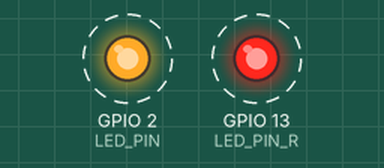
This sketch was run on a simulated ESP32. Shown: output pins drawn as LEDs (lit = HIGH). Dashed ring = blinking.

Above: at 0.5 s.
Timing chart, 0 to 4.6 s (numbered marks = the images above):
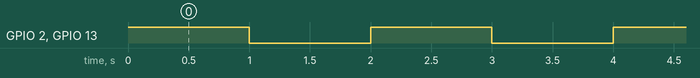

Measured:
- by itself, GPIO 2 (LED_PIN), GPIO 13 (LED_PIN_R): alternates HIGH for 1.0 s and LOW for 1.0 s

The sketch:

lab02_1.ino
```cpp
// 定义板载LED引脚，避免使用"魔法数字"
#define LED_PIN 2
#define LED_PIN_R 13
void setup() {
  // put your setup code here, to run once:// 初始化串口通信
  Serial.begin(115200);
  // 初始化板载LED引脚为输出模式
  pinMode(LED_PIN, OUTPUT);
  pinMode(LED_PIN_R, OUTPUT);


}

void loop() {
  // put your main code here, to run repeatedly:Serial.println("Hello ESP32!");
  digitalWrite(LED_PIN, HIGH);   // 点亮LED
   digitalWrite(LED_PIN_R, HIGH);
  delay(1000);                   // 等待1秒
  digitalWrite(LED_PIN, LOW);    // 熄灭LED
  digitalWrite(LED_PIN_R, LOW);
  delay(1000);              // 等待1秒

}
```
